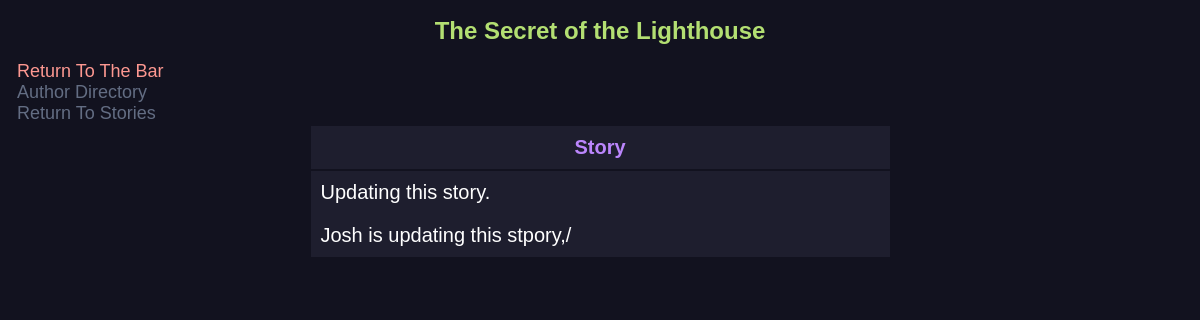
/viewstory/1, run on the app's committed database.
### main.py (models this page shows, shortened)
class NewStory(db.Model):
    id = db.Column(db.Integer, primary_key=True)
    title = db.Column(db.String(200), nullable=False)
    genre = db.Column(db.String(200), nullable=True)
    content = db.Column(db.Text, nullable=False)
    date_created = db.Column(db.DateTime, default=datetime.utcnow)
    author_id = db.Column(db.Integer, db.ForeignKey('user.id'), nullable=False)
    current_version_id = db.Column(db.Integer, db.ForeignKey('new_version.id'), nullable=True)
    __table_args__ = (
        ForeignKeyConstraint(['author_id'], ['user.id'], name='fk_new_story_author_id'),
        ForeignKeyConstraint(['current_version_id'], ['new_version.id'], name='fk_new_story_current_version_id')
    )
    current_version = db.relationship('NewVersion', foreign_keys=[current_version_id], post_update=True)
    versions = db.relationship('NewVersion', backref='story', lazy=True, foreign_keys='NewVersion.story_id')

### main.py (the view)
@app.route('/viewstory/<int:id>', methods=['GET'])
def view_story(id):
    story = NewStory.query.get_or_404(id)
    return render_template('view_story.html', story=story, current_user=current_user)

### templates/view_story.html (shortened to what this page needs)
<link rel="stylesheet" href="{{ url_for('static', filename='css/read_story.css') }}">
{% block body %}
<div class="content">
	<h1 style="text-align: center;">{{ story.title }}</h1>
	<div>
		<a href="/" class="return-to-bar">Return To The Bar</a>
	</div>
	<div>
		<a href="/user_dir/" class="button">Author Directory</a>
	</div>
	<div>
		<a href="/story_db/" class="button">Return To Stories</a>
	</div>
	<table class="center-table">
		<tr>
			<th>Story</th>
		</tr>
		<tr>
			<td>{{ story.content|safe }}</td>
		</tr>
	</table>
</div>
{% endblock %}

### static/css/read_story.css (style rules this page uses)
h1 { font-size: 24px; color: #B3DF72; text-align: center; font-family: sans-serif; }
a { color: #636d83; font-size: 18px; font-family: sans-serif; text-decoration: none; }
.center-table { margin-left: auto; margin-right: auto; width: 50%; }
td { background-color: #1e1e2e; color: white; font-family: sans-serif; font-size: 20px; padding: 10; }
th { background-color: #1e1e2e; color: #BB86FC; font-family: sans-serif; font-size: 20px; text-align: center; padding: 10; }
.return-to-bar { color: #FD9891; }

### data on the page
NewStory: title "The Secret of the Lighthouse", content "Updating this story. Josh is updating this stpory,/"
